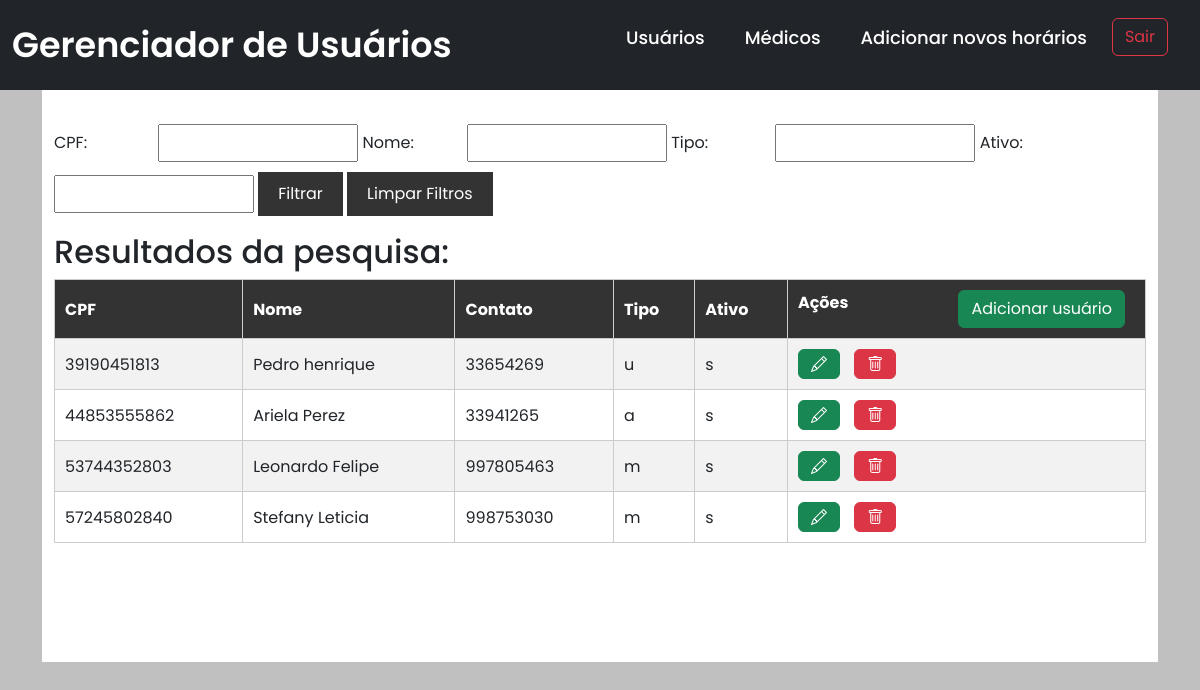
Page /usuario/tela_adm_usu.php (signed in) on the committed database.
### tables this page shows
CREATE TABLE `tbusuarios` (
  `cpf` varchar(15) NOT NULL,
  `nome` varchar(150) NOT NULL,
  `contato` varchar(20) NOT NULL,
  `senha` varchar(255) NOT NULL,
  `tipo` char(1) DEFAULT NULL,
  `ativo` char(1) DEFAULT NULL
);

### usuario/tela_adm_usu.php (the view, shortened to what this page needs)
<head>
    <link href="https://cdn.jsdelivr.net/npm/bootstrap@5.3.1/dist/css/bootstrap.min.css" rel="stylesheet"
>
        <link rel="stylesheet" href="https://cdn.jsdelivr.net/npm/bootstrap-icons@1.10.5/font/bootstrap-icons.css">
    <link rel="stylesheet" href="../css/cssAdmin.css">
    <link rel="stylesheet" href="../css/styleHome.css">
</head>
<?php
include_once("conexao.php");
function listarUsuarios() {
    global $conn;
    $query = "SELECT * FROM tbusuarios";
    $result = $conn->query($query);
    $usuarios = [];
    while ($row = $result->fetch_assoc()) {
        $usuarios[] = $row;
    }
    return $usuarios;
}
?>
<!DOCTYPE html>
<html>
<head>
</head>
<body style = "background-color: #C0C0C0;">
<nav class="navbar navbar-dark bg-dark">
    <div class="container-fluid">
        <div class="logo">
            <a href="home.html">Gerenciador de Usuários</a>
        </div>
        <ul class="menu-desktop">
            <li> <a href="tela_adm_usu.php">Usuários</a> </li>
            <li> <a href="../medico/tela_adm_med.php">Médicos</a> </li>
            <li> <a href="../agendamento/telacadastrohorarios.php">Adicionar novos horários</a> </li>
            <li> <a class="btn btn-outline-danger" href="logout.php">Sair</a> </li>
        </ul>
    </div>
</nav>
<div class="container">
    <div style="background-color:#FFF; padding-bottom:119px; ">
        <div class="container" >
            <div class="login">
                <br>
                <form method="POST">
                    <label>CPF: </label>
                    <input type="text" name="cpf">
                    <label>Nome: </label>
                    <input type="text" name="nome">
                    <label>Tipo: </label>
                    <input type="text" name="tipo">
                    <label>Ativo: </label>
                    <input type="text" name="ativo">
                    <input type="submit" value="Filtrar">
                    <input type="submit" value="Limpar Filtros">
                </form>
                <?php
                if ($_SERVER["REQUEST_METHOD"] == "POST") {
                    $cpf = $_POST["cpf"];
                    $nome = $_POST["nome"];
                    $tipo = $_POST["tipo"];
                    $ativo = $_POST["ativo"];
                    $usuarios = buscarUsuarios($cpf, $nome, $tipo, $ativo);
                } else {
                    $usuarios = listarUsuarios();
                }
                if (!empty($usuarios)) {
                    echo "<h2>Resultados da pesquisa:</h2>";
                    echo "<table border='1'>";
                    echo "<tr><th>CPF</th><th>Nome</th><th>Contato</th><th>Tipo</th><th>Ativo</th><th style='text-align: center;'> <span style='float: left;''>Ações</span>  <a  href= 'telacadastrousuario_adm.php' class='btn btn-success' style='float: right;'>Adicionar usuário</a> </th></tr>";
                    foreach ($usuarios as $usuario) {
                        echo "<tr>";
                        echo "<td>".$usuario['cpf']."</td>";
                        echo "<td>".$usuario['nome']."</td>";
                        echo "<td>".$usuario['contato']."</td>";
                        echo "<td>".$usuario['tipo']."</td>";
                        echo "<td>".$usuario['ativo']."</td>";
                        echo "<td>
                            <a href='telaeditar_adm.php?cpf=".$usuario['cpf']."' class='btn btn-success'><i class='bi bi-pencil'></i></a>
                            <a onclick='confirmarExclusaoUsu(".$usuario['cpf'].")' class='btn btn-danger'><i class='bi bi-trash'></i></a>
                            </td>";
                        echo "</tr>";
                    }
                    echo "</table>";
                } else {
                    echo "<p>Nenhum resultado encontrado.</p>";
                }
                ?>
            </div>
        </div>
    </div>
</div>
</body>
</html>

### css/cssAdmin.css (style rules this page uses)
body { font-family: Arial, sans-serif; background-color: #f0f0f0; margin: 0; padding: 0; }
form { margin: 10px 0; }
label { display: inline-block; width: 100px; }
input[type="text"] { width: 200px; padding: 5px; margin-bottom: 10px; }
input[type="submit"] { background-color: #333; color: #fff; border: none; padding: 10px 20px; cursor: pointer; }
table { width: 100%; border-collapse: collapse; }
table, th, td { border: 1px solid #ccc; }
th, td { padding: 10px; text-align: left; }
th { background-color: #333; color: #fff; }
tr:nth-child(even) { background-color: #f2f2f2; }
a { text-decoration: none; color: #333; margin-right: 10px; }

### css/styleHome.css (style rules this page uses)
* { margin: 0; padding: 0; box-sizing: border-box; font-family: 'Poppins', sans-serif; }
nav { background-color: #18929d; padding: 10px 60px; display: flex; justify-content: space-between; align-items: center; }
nav .logo a { text-decoration: none; color: #fff; font-size: 35px; font-weight: 600; }
nav ul { display: flex; align-items: center; list-style: none; padding: 10px; }
nav li a { text-decoration: none; color: #fff; font-size: 18px; font-weight: 500; padding: 8px 15px; border-radius: 5px; transition: 0.3s; }

### rows in the picture
tbusuarios: cpf "39190451813", nome "Pedro henrique", contato "33654269", tipo "u", ativo "s"
tbusuarios: cpf "44853555862", nome "Ariela Perez", contato "33941265", tipo "a", ativo "s"
tbusuarios: cpf "53744352803", nome "Leonardo Felipe", contato "997805463", tipo "m", ativo "s"
tbusuarios: cpf "57245802840", nome "Stefany Leticia", contato "998753030", tipo "m", ativo "s"
